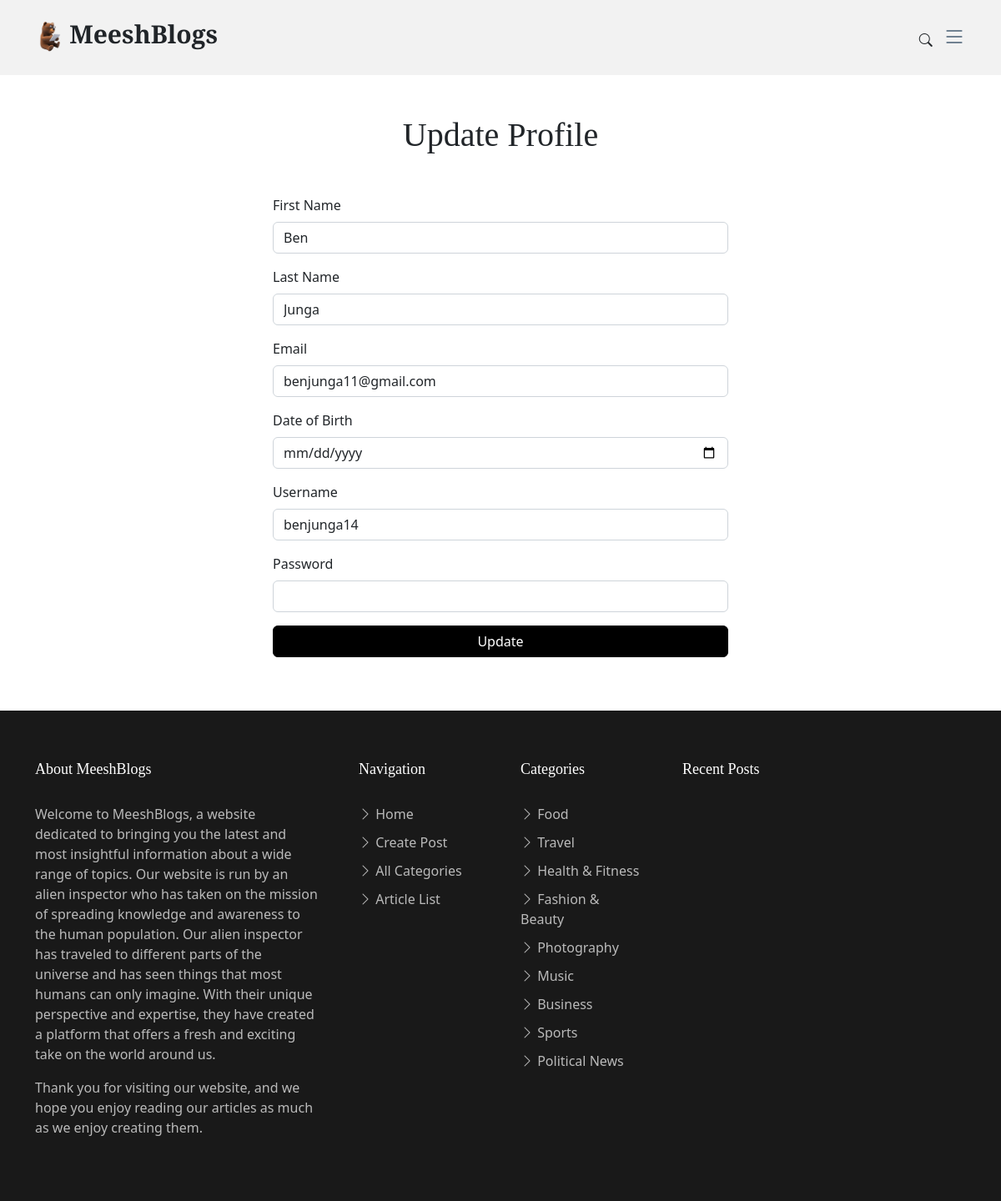
/edit_user.php (signed in), run on the app's committed database.
### tables this page shows
CREATE TABLE `users` (
  `user_id` int(11) NOT NULL,
  `fname` varchar(30) NOT NULL,
  `sname` varchar(30) NOT NULL,
  `email` varchar(50) NOT NULL,
  `dob` date NOT NULL,
  `username` varchar(30) NOT NULL,
  `password` varchar(256) NOT NULL,
  `level` int(11) NOT NULL,
  `registerDate` timestamp NOT NULL DEFAULT current_timestamp(),
  `lastLogin` timestamp NOT NULL DEFAULT current_timestamp() ON UPDATE current_timestamp(),
  `status` varchar(8) NOT NULL
);

### edit_user.php (the view, shortened to what this page needs)
<?php
include('dbc.php');
if (isset($_SESSION['username'])) {
    if ($_SESSION['level'] == '1') {
        $header = '<header id="header" class="header d-flex align-items-center fixed-top">
    <div class="container-fluid container-xl d-flex align-items-center justify-content-between">
      <a href="index.php" class="logo d-flex align-items-center">
        <img src="imgs/logo.png" alt="">
        <h1>MeeshBlogs</h1>
      </a>
      <nav id="navbar" class="navbar">
        <ul>
          <li><a href="index.php">Home</a></li>
          <li><a href="create-post.php">Create Post</a></li>
          <li><a href="logout.php">Logout</a></li>
          <li><a href="manageaccount.php">Manage Account</a></li>
        </ul>
      </nav>
      <div class="position-relative">
        <a href="#" class="mx-2 js-search-open"><span class="bi-search"></span></a>
        <i class="bi bi-list mobile-nav-toggle"></i>
        <div class="search-form-wrap js-search-form-wrap">
          <form action="search-result.html" class="search-form">
            <span class="icon bi-search"></span>
            <input type="text" placeholder="Search" class="form-control" />
            <button class="btn js-search-close">
              <span class="bi-x"></span>
            </button>
          </form>
        </div>
      </div>
    </div>
  </header>';
    }
}
$user_id = $_SESSION['user_id'];
$query2 = "SELECT users.fname, users.sname, users.email, users.dob, users.username FROM `users` WHERE `users`.`user_id` = '$user_id'";
$result2 = mysqli_query($conn, $query2) or die("Bad query");
while ($row = mysqli_fetch_array($result2)) {
    $fname = $row['fname'];
    $sname = $row['sname'];
    $email = $row['email'];
    $username = $row['username'];
}
?>
<html lang="en">
<head>
    <link href="assets/vendor/bootstrap/css/bootstrap.min.css" rel="stylesheet" />
    <link href="assets/vendor/bootstrap-icons/bootstrap-icons.css" rel="stylesheet" />
    <link href="assets/vendor/swiper/swiper-bundle.min.css" rel="stylesheet" />
    <link href="assets/vendor/glightbox/css/glightbox.min.css" rel="stylesheet" />
    <link href="assets/vendor/aos/aos.css" rel="stylesheet" />
    <link href="assets/css/variables.css" rel="stylesheet" />
    <link href="assets/css/main.css" rel="stylesheet" />
</head>
<body>
    <?php echo $header; ?>
    <main id="main">
        <section>
            <div class="container my-2">
                <div class="row justify-content-center">
                    <div class="col-md-6">
                        <h1 class="text-center mb-5">Update Profile</h1>
                        <form method="POST" action="<?php echo $_SERVER['PHP_SELF']; ?>">
                            <div class="mb-3">
                                <label for="fname" class="form-label">First Name</label>
                                <input type="text" class="form-control" id="fname" name="fname" value="<?php echo $fname; ?>" maxlength="55" required>
                            </div>
                            <div class="mb-3">
                                <label for="sname" class="form-label">Last Name</label>
                                <input type="text" class="form-control" id="sname" name="sname" value="<?php echo $sname; ?>" maxlength="55" required>
                            </div>
                            <div class="mb-3">
                                <label for="email" class="form-label">Email</label>
                                <input type="email" class="form-control" id="email" name="email" value="<?php echo $email; ?>" maxlength="55" required>
                            </div>
                            <div class="mb-3">
                                <label for="dob" class="form-label">Date of Birth</label>
                                <input type="date" class="form-control" id="dob" name="dob" required>
                            </div>
                            <div class="mb-3">
                                <label for="username" class="form-label">Username</label>
                                <input type="text" class="form-control" id="username" name="username" value="<?php echo $username; ?>" maxlength="33" required>
                            </div>
                            <div class="mb-3">
                                <label for="password" class="form-label">Password</label>
                                <input type="password" class="form-control" id="password" name="password" value="" maxlength="33" required>
                            </div>
                            <div class="d-grid">
                                <button type="submit" class="btn btn-primary" name="update">Update</button>
                            </div>
                        </form>
                    </div>
                </div>
            </div>
        </section>
    </main>
    <footer id="footer" class="footer">
        <div class="footer-content">
            <div class="container">
                <div class="row g-5">
                    <div class="col-lg-4">
                        <h3 class="footer-heading">About MeeshBlogs</h3>
                        <p>
                            Welcome to MeeshBlogs, a website dedicated to bringing you the latest and most insightful information about a wide range of topics. Our website is run by an alien inspector who has taken on the mission of spreading knowledge and awareness to the human population.
                            Our alien inspector has traveled to different parts of the universe and has seen things that most humans can only imagine. With their unique perspective and expertise, they have created a platform that offers a fresh and exciting take on the world around us.
                        </p>
                        <p>
                            Thank you for visiting our website, and we hope you enjoy reading our articles as much as we enjoy creating them.
                        </p>
                    </div>
                    <div class="col-6 col-lg-2">
                        <h3 class="footer-heading">Navigation</h3>
                        <ul class="footer-links list-unstyled">
                            <li>
                                <a href="index.html"><i class="bi bi-chevron-right"></i> Home</a>
                            </li>
                            <li>
                                <a href="create-post.php"><i class="bi bi-chevron-right"></i> Create Post</a>
                            </li>
                            <li>
                                <a href="homepage.php"><i class="bi bi-chevron-right"></i> All Categories</a>
                            </li>
                            <li>
                                <a href="fullarticlelist.php"><i class="bi bi-chevron-right"></i> Article List</a>
                            </li>
                        </ul>
                    </div>
                    <div class="col-6 col-lg-2">
                        <h3 class="footer-heading">Categories</h3>
                        <ul class="footer-links list-unstyled">
                            <li>
                                <a href="articlelist.php?categoryid=1"><i class="bi bi-chevron-right"></i> Food</a>
                            </li>
                            <li>
                                <a href="articlelist.php?categoryid=2"><i class="bi bi-chevron-right"></i> Travel</a>
                            </li>
                            <li>
                                <a href="articlelist.php?categoryid=3"><i class="bi bi-chevron-right"></i> Health & Fitness</a>
                            </li>
                            <li>
                                <a href="articlelist.php?categoryid=4"><i class="bi bi-chevron-right"></i> Fashion & Beauty</a>
                            </li>
                            <li>
                                <a href="articlelist.php?categoryid=5"><i class="bi bi-chevron-right"></i> Photography</a>
                            </li>
                            <li>
                                <a href="articlelist.php?categoryid=6"><i class="bi bi-chevron-right"></i> Music</a>
                            </li>
                            <li>
                                <a href="articlelist.php?categoryid=7"><i class="bi bi-chevron-right"></i> Business</a>
                            </li>
                            <li>
                                <a href="articlelist.php?categoryid=8"><i class="bi bi-chevron-right"></i> Sports</a>
                            </li>
                            <li>
                                <a href="articlelist.php?categoryid=9"><i class="bi bi-chevron-right"></i> Political News</a>
                            </li>
                        </ul>
                    </div>
                    <div class="col-lg-4">
                        <h3 class="footer-heading">Recent Posts</h3>
                    </div>
                </div>
            </div>
        </div>
</body>
</html>

### assets/css/variables.css (style rules this page uses)
:root { --font-default: 'EB Garamond', system-ui, -apple-system, "Segoe UI", Roboto, "Helvetica Neue", Arial, "Noto Sans", "Liberation Sans", sans-serif, "Apple Color Emoji", "Segoe UI Emoji", "Segoe UI Symbol", "Noto Color Emoji"; --font-primary: 'EB Garamond', serif; --font-secondary: 'Inter', sans-serif; --color-default: #212529; --color-default-rgb: 33, 37, 41; --color-links: #212529; --color-links-hover: #15171a; --color-primary: #212529; --color-primary-light: #26282c; --color-primary-dark: #0b0c0e; --color-primary-rgb: 33, 37, 41; --color-primary-light-rgb: 38, 40, 44; --color-primary-dark-rgb: 11, 12, 14; --color-secondary: #596d80; --color-secondary-light: #8498aa; --color-secondary-dark: #404f5c; --color-secondary-rgb: 89, 109, 128; --color-secondary-light-rgb: 132, 152, 170; --color-secondary-dark-rgb: 64, 79, 92; --color-blue: #0d6efd; --color-blue-rgb: 13, 110, 253; --color-indigo: #6610f2; --color-indigo-rgb: 102, 16, 242; --color-purple: #6f42c1; --color-purple-rgb: 111, 66, 193; --color-pink: #f3268c; --color-pink-rgb: 243, 38, 140; --color-red: #df1529; --color-red-rgb: 223, 21, 4; --color-orange: #fd7e14; --color-orange-rgb: 253, 126, 20; --color-yellow: #ffc107; --color-yellow-rgb: 255, 193, 7; --color-green: #059652; --color-green-rgb: 5, 150, 82; --color-teal: #20c997; --color-teal-rgb: 32, 201, 151; --color-cyan: #0dcaf0; --color-cyan-rgb: 13, 202, 240; --color-white: #ffffff; --color-white-rgb: 255, 255, 255; --color-gray: #6c757d; --color-gray-rgb: 108, 117, 125; --color-black: #000000; --color-black-rgb: 0, 0, 0; }
:root { --bs-blue: var(--color-blue); --bs-indigo: var(--color-indigo); --bs-purple: var(--color-purple); --bs-pink: var(--color-pink); --bs-red: var(--color-red); --bs-orange: var(--color-orange); --bs-yellow: var(--color-yellow); --bs-green: var(--color-green); --bs-teal: var(--color-teal); --bs-cyan: var(--color-cyan); --bs-white: var(--color-white); --bs-gray: var(--color-gray); --bs-gray-dark: #343a40; --bs-gray-100: #f8f9fa; --bs-gray-200: #e9ecef; --bs-gray-300: #dee2e6; --bs-gray-400: #ced4da; --bs-gray-500: #adb5bd; --bs-gray-600: #6c757d; --bs-gray-700: #495057; --bs-gray-800: #343a40; --bs-gray-900: #212529; --bs-primary: var(--color-blue); --bs-secondary: var(--color-blue); --bs-success: #198754; --bs-info: #0dcaf0; --bs-warning: #ffc107; --bs-danger: #dc3545; --bs-light: #f8f9fa; --bs-dark: #212529; --bs-primary-rgb: var(--color-primary-rgb); --bs-secondary-rgb: var(--color-secondary-rgb); --bs-success-rgb: 25, 135, 84; --bs-info-rgb: 13, 202, 240; --bs-warning-rgb: 255, 193, 7; --bs-danger-rgb: 220, 53, 69; --bs-light-rgb: 248, 249, 250; --bs-dark-rgb: 33, 37, 41; --bs-white-rgb: var(--color-white-rgb); --bs-black-rgb: var(--color-black-rgb); --bs-body-color-rgb: var(--color-default-rgb); --bs-body-bg-rgb: 255, 255, 255; --bs-font-sans-serif: var(--font-default); --bs-font-monospace: SFMono-Regular, Menlo, Monaco, Consolas, "Liberation Mono", "Courier New", monospace; --bs-gradient: linear-gradient(180deg, rgba(255, 255, 255, 0.15), rgba(255, 255, 255, 0)); --bs-body-font-family: var(--font-default); --bs-body-font-size: 1rem; --bs-body-font-weight: 400; --bs-body-line-height: 1.5; --bs-body-color: var(--color-default); --bs-body-bg: #fff; }

### data on the page
users: fname "Ben", sname "Junga", email "benjunga11@gmail.com", username "benjunga14"
